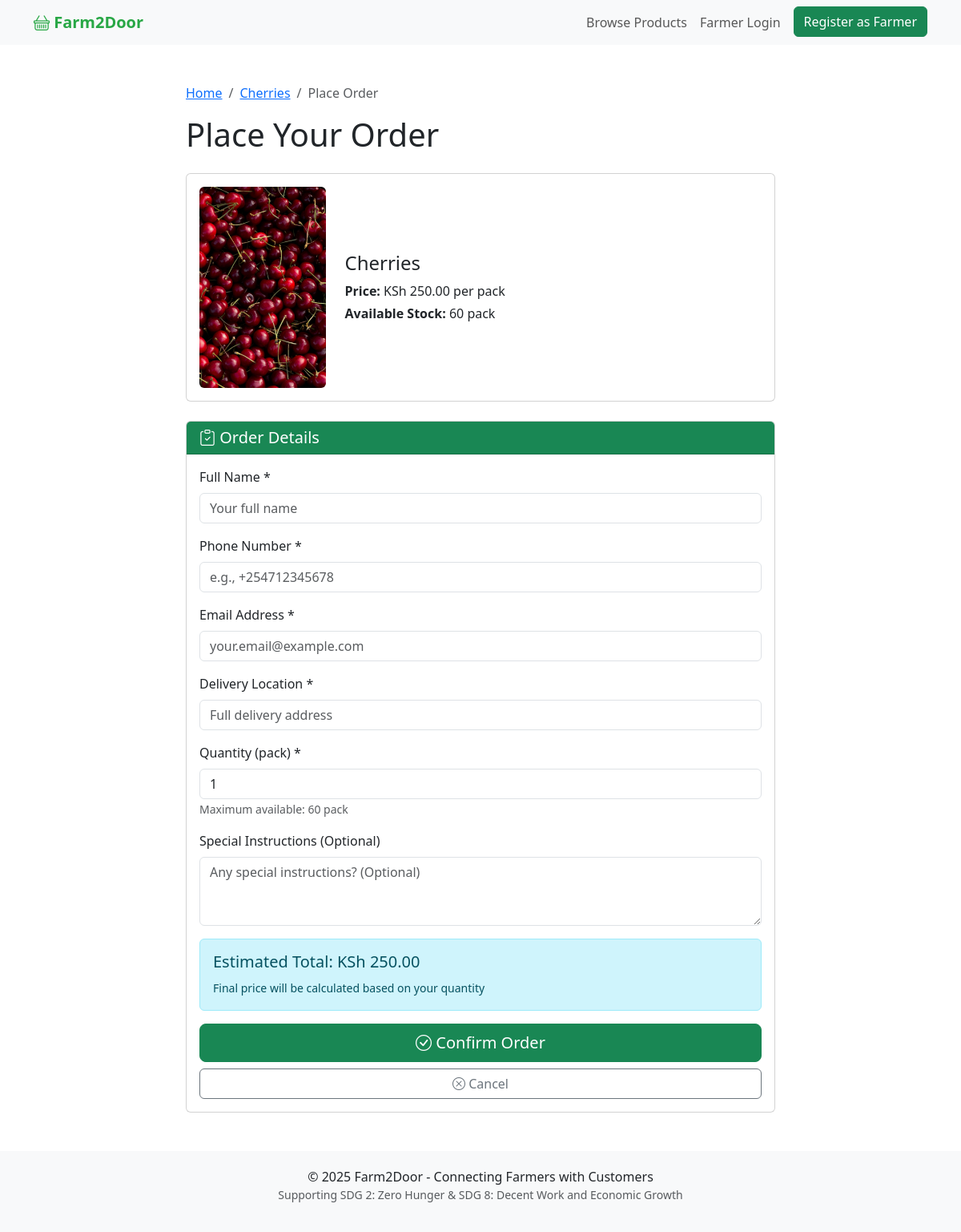
Screenshot of /product/14/order/ with the database file from the repository.
### core/models.py (models this page shows, shortened)
class Product(models.Model):
    CATEGORY_CHOICES = [
        ('vegetables', 'Vegetables'),
        ('fruits', 'Fruits'),
        ('dairy', 'Dairy'),
        ('grains', 'Grains'),
        ('other', 'Other'),
    ]
    farmer = models.ForeignKey(User, on_delete=models.CASCADE)
    name = models.CharField(max_length=200)
    category = models.CharField(max_length=20, choices=CATEGORY_CHOICES)
    price = models.DecimalField(max_digits=10, decimal_places=2)
    unit = models.CharField(max_length=50, default='kg')  # kg, dozen, liters, etc.
    description = models.TextField()
    stock = models.IntegerField(default=0)
    image = models.ImageField(upload_to='products/', blank=True, null=True)
    created_at = models.DateTimeField(auto_now_add=True)
    updated_at = models.DateTimeField(auto_now=True)
    class Meta:
        ordering = ['-created_at']

### core/views.py (the view)
# urls.py: path('product/<int:pk>/order/', views.place_order, name='place_order'),
def place_order(request, pk):
    product = get_object_or_404(Product, pk=pk)
    if request.method == 'POST':
        form = OrderForm(request.POST)
        if form.is_valid():
            order = form.save(commit=False)
            order.product = product
            order.total_price = product.price * order.quantity
            if order.quantity > product.stock:
                messages.error(request, f'Sorry, only {product.stock} {product.unit} available.')
                return render(request, 'place_order.html', {'form': form, 'product': product})
            order.save()
            product.stock -= order.quantity
            product.save()
            messages.success(request, 'Order placed successfully! The farmer will contact you soon.')
            return redirect('home')
    else:
        form = OrderForm()
    return render(request, 'place_order.html', {'form': form, 'product': product})

### core/forms.py
class OrderForm(forms.ModelForm):
    class Meta:
        model = Order
        fields = ['customer_name', 'customer_phone', 'customer_email', 'delivery_location', 'quantity', 'notes']
        widgets = {
            'customer_name': forms.TextInput(attrs={'class': 'form-control', 'placeholder': 'Your full name'}),
            'customer_phone': forms.TextInput(attrs={'class': 'form-control', 'placeholder': 'e.g., +254712345678'}),
            'customer_email': forms.EmailInput(attrs={'class': 'form-control', 'placeholder': 'your.email@example.com'}),
            'delivery_location': forms.TextInput(attrs={'class': 'form-control', 'placeholder': 'Full delivery address'}),
            'quantity': forms.NumberInput(attrs={'class': 'form-control', 'min': 1, 'value': 1}),
            'notes': forms.Textarea(attrs={'class': 'form-control', 'rows': 3, 'placeholder': 'Any special instructions? (Optional)'}),
        }

### templates/place_order.html (shortened to what this page needs)
{% extends 'base.html' %}
{% block content %}
<div class="container my-5">
    <div class="row justify-content-center">
        <div class="col-md-8">
            <nav aria-label="breadcrumb">
                <ol class="breadcrumb">
                    <li class="breadcrumb-item"><a href="{% url 'home' %}">Home</a></li>
                    <li class="breadcrumb-item"><a href="{% url 'product_detail' product.pk %}">{{ product.name }}</a></li>
                    <li class="breadcrumb-item active">Place Order</li>
                </ol>
            </nav>
            <h1 class="mb-4">Place Your Order</h1>
            <div class="card mb-4">
                <div class="card-body">
                    <div class="row align-items-center">
                        <div class="col-md-3">
                            {% if product.image %}
                                <img src="{{ product.image.url }}" class="img-fluid rounded" alt="{{ product.name }}">
                            {% else %}
                                <div class="bg-secondary text-white d-flex align-items-center justify-content-center rounded" style="height: 100px;">
                                    <i class="bi bi-image"></i>
                                </div>
                            {% endif %}
                        </div>
                        <div class="col-md-9">
                            <h4>{{ product.name }}</h4>
                            <p class="mb-1"><strong>Price:</strong> KSh {{ product.price }} per {{ product.unit }}</p>
                            <p class="mb-0"><strong>Available Stock:</strong> {{ product.stock }} {{ product.unit }}</p>
                        </div>
                    </div>
                </div>
            </div>
            <div class="card">
                <div class="card-header bg-success text-white">
                    <h5 class="mb-0"><i class="bi bi-clipboard-check"></i> Order Details</h5>
                </div>
                <div class="card-body">
                    <form method="POST" id="orderForm">
                        <div class="mb-3">
                            <label for="{{ form.customer_name.id_for_label }}" class="form-label">Full Name *</label>
                            {{ form.customer_name }}
                        </div>
                        <div class="mb-3">
                            <label for="{{ form.customer_phone.id_for_label }}" class="form-label">Phone Number *</label>
                            {{ form.customer_phone }}
                        </div>
                        <div class="mb-3">
                            <label for="{{ form.customer_email.id_for_label }}" class="form-label">Email Address *</label>
                            {{ form.customer_email }}
                        </div>
                        <div class="mb-3">
                            <label for="{{ form.delivery_location.id_for_label }}" class="form-label">Delivery Location *</label>
                            {{ form.delivery_location }}
                        </div>
                        <div class="mb-3">
                            <label for="{{ form.quantity.id_for_label }}" class="form-label">Quantity ({{ product.unit }}) *</label>
                            {{ form.quantity }}
                            <small class="form-text text-muted">Maximum available: {{ product.stock }} {{ product.unit }}</small>
                        </div>
                        <div class="mb-3">
                            <label for="{{ form.notes.id_for_label }}" class="form-label">Special Instructions (Optional)</label>
                            {{ form.notes }}
                        </div>
                        <div class="alert alert-info">
                            <h5 id="totalPrice">Estimated Total: KSh {{ product.price }}</h5>
                            <small>Final price will be calculated based on your quantity</small>
                        </div>
                        <div class="d-grid gap-2">
                            <button type="submit" class="btn btn-success btn-lg">
                                <i class="bi bi-check-circle"></i> Confirm Order
                            </button>
                            <a href="{% url 'product_detail' product.pk %}" class="btn btn-outline-secondary">
                                <i class="bi bi-x-circle"></i> Cancel
                            </a>
                        </div>
                    </form>
                </div>
            </div>
        </div>
    </div>
</div>
{% endblock %}

### templates/base.html (style rules this page uses)
body { min-height: 100vh; display: flex; flex-direction: column; }

### rows the page displays
Product: name "Cherries", image (picture), price "250.00", unit "pack", stock "60"
